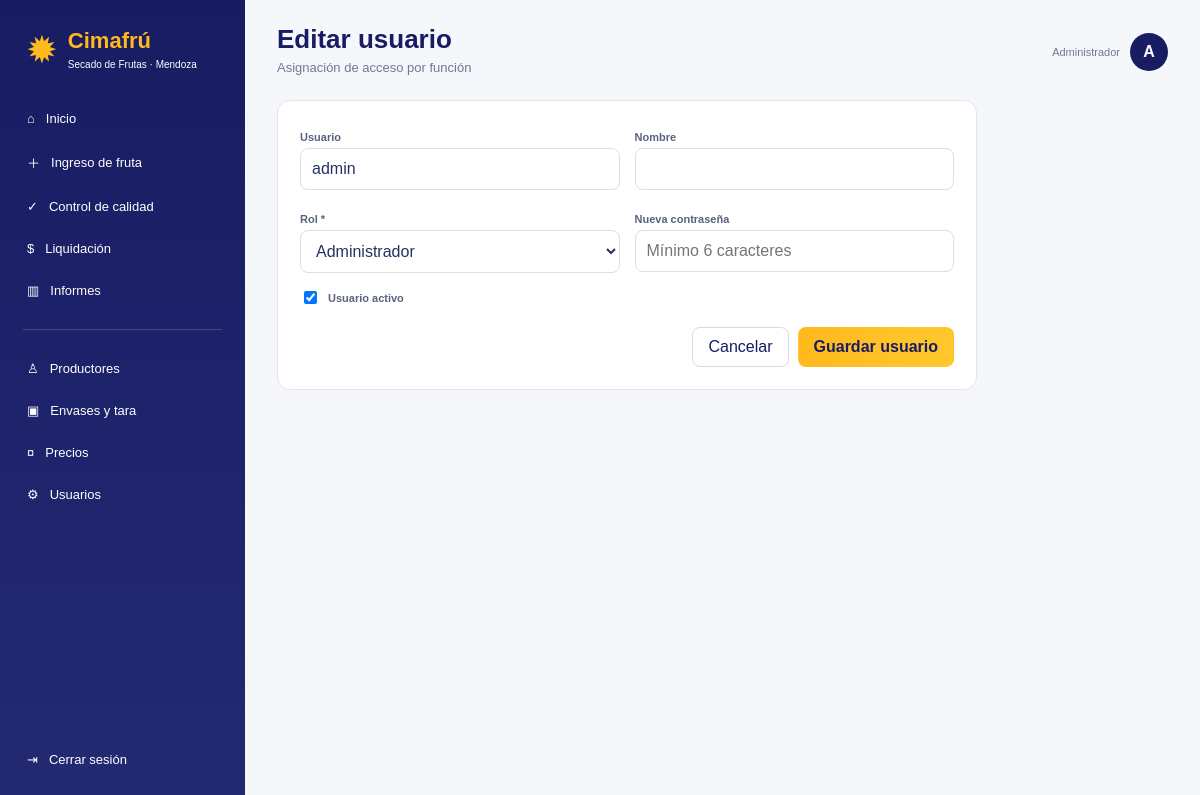
/usuarios/1/editar (signed in), run on the app's committed database.
### app.py (models this page shows)
class Usuario(UserMixin,db.Model):
    id=db.Column(db.Integer,primary_key=True); usuario=db.Column(db.String(100),unique=True,nullable=False)
    password=db.Column(db.String(200),nullable=False); nombre=db.Column(db.String(120),default='')
    rol=db.Column(db.String(30),default='general',nullable=False); activo=db.Column(db.Boolean,default=True,nullable=False)

### app.py (the view)
@app.route('/usuarios/<int:id>/editar',methods=['GET','POST'])
@roles_requeridos('administrador')
def editar_usuario(id):
    u=db.session.get(Usuario,id)
    if not u: abort(404)
    if request.method=='POST':
        u.nombre=request.form.get('nombre','').strip(); u.rol=request.form['rol']; u.activo='activo' in request.form
        if request.form.get('password'): u.password=generate_password_hash(request.form['password'])
        db.session.commit(); flash('Usuario actualizado.','success'); return redirect(url_for('usuarios'))
    return render_template('usuario_form.html',usuario=u)

### app.py (called while the page is built)
@login_manager.user_loader
def cargar_usuario(uid): return db.session.get(Usuario,int(uid))

@app.context_processor
def globals_template(): return {'ROLES':ROLES,'FRUTAS':FRUTAS,'VARIEDADES':VARIEDADES}

def roles_requeridos(*roles):
    def deco(view):
        @wraps(view)
        def wrapped(*args,**kwargs):
            if not current_user.is_authenticated: return login_manager.unauthorized()
            if not current_user.activo: logout_user(); flash('Usuario desactivado.','error'); return redirect(url_for('login'))
            if current_user.rol not in roles and current_user.rol!='administrador': abort(403)
            return view(*args,**kwargs)
        return wrapped
    return deco

@app.before_request
def bloquear_inactivos():
    if current_user.is_authenticated and not current_user.activo and request.endpoint not in ('logout','login','static'):
        logout_user(); return redirect(url_for('login'))

### templates/usuario_form.html
{% extends 'base.html' %}{% block title %}Usuario{% endblock %}{% block header %}{{'Editar usuario' if usuario else 'Crear usuario'}}{% endblock %}{% block subtitle %}Asignación de acceso por función{% endblock %}{% block content %}<form method="POST" class="card form-narrow"><div class="grid2">{% if not usuario %}<div><label>Usuario *</label><input name="usuario" required></div>{% else %}<div><label>Usuario</label><input value="{{usuario.usuario}}" disabled></div>{% endif %}<div><label>Nombre</label><input name="nombre" value="{{usuario.nombre if usuario else ''}}"></div><div><label>Rol *</label><select name="rol" required>{% for k,v in ROLES.items() %}<option value="{{k}}" {% if usuario and usuario.rol==k %}selected{% endif %}>{{v}}</option>{% endfor %}</select></div><div><label>{{'Nueva contraseña' if usuario else 'Contraseña *'}}</label><input name="password" type="password" {% if not usuario %}required{% endif %} minlength="6" placeholder="Mínimo 6 caracteres"></div></div>{% if usuario %}<label class="check"><input type="checkbox" name="activo" {% if usuario.activo %}checked{% endif %}> Usuario activo</label>{% endif %}<div class="form-actions"><a class="btn-secondary" href="{{url_for('usuarios')}}">Cancelar</a><button class="btn-primary">Guardar usuario</button></div></form>{% endblock %}

### templates/base.html (shortened to what this page needs)
<!doctype html><html lang="es"><head><link rel="stylesheet" href="{{ url_for('static',filename='estilos.css') }}"></head><body>
<aside class="sidebar"><div class="brand"><div class="brand-mark">✹</div><div><strong>Cimafrú</strong><small>Secado de Frutas · Mendoza</small></div></div><nav class="nav">
<a href="{{url_for('dashboard')}}">⌂ <span>Inicio</span></a>{% if current_user.rol in ['administrador','general','bascula'] %}<a href="{{url_for('ingreso_fruta')}}">＋ <span>Ingreso de fruta</span></a>{% endif %}{% if current_user.rol in ['administrador','general','calidad'] %}<a href="{{url_for('cola_calidad')}}">✓ <span>Control de calidad</span></a>{% endif %}{% if current_user.rol in ['administrador','general','liquidaciones'] %}<a href="{{url_for('liquidaciones')}}">$ <span>Liquidación</span></a>{% endif %}<a href="{{url_for('informes')}}">▥ <span>Informes</span></a><div class="nav-separator"></div>{% if current_user.rol in ['administrador','general','bascula'] %}<a href="{{url_for('productores')}}">♙ <span>Productores</span></a><a href="{{url_for('envases')}}">▣ <span>Envases y tara</span></a>{% endif %}{% if current_user.rol in ['administrador','general','precios'] %}<a href="{{url_for('precios')}}">¤ <span>Precios</span></a>{% endif %}{% if current_user.rol=='administrador' %}<a href="{{url_for('usuarios')}}">⚙ <span>Usuarios</span></a>{% endif %}</nav><a class="logout" href="{{url_for('logout')}}">⇥ <span>Cerrar sesión</span></a></aside>
<main class="contenido"><header class="topbar"><div><h1>{% block header %}{% endblock %}</h1><p>{% block subtitle %}{% endblock %}</p></div><div class="perfil"><span class="role">{{ ROLES.get(current_user.rol,current_user.rol) }}</span><div class="avatar">{{ current_user.usuario[0]|upper }}</div></div></header>{% block content %}{% endblock %}</main></body></html>

### static/estilos.css (style rules this page uses)
:root { --navy:#171c63;--navy2:#292f7b;--yellow:#ffb91d;--bg:#f5f7fb;--text:#26315f;--muted:#707996;--line:#e1e5ef;--green:#3da45b;--red:#d95c50 }
* { box-sizing:border-box }
body { margin:0;background:var(--bg);font-family:Arial,sans-serif;color:var(--text) }
a { text-decoration:none;color:inherit }
button,input,select,textarea { font:inherit }
.sidebar { position:fixed;left:0;top:0;bottom:0;width:245px;background:linear-gradient(180deg,var(--navy),#242a72);color:#fff;padding:22px 14px;display:flex;flex-direction:column;z-index:10 }
.brand { display:flex;gap:10px;align-items:center;padding:6px 12px 28px }
.brand-mark { font-size:38px;color:var(--yellow) }
.brand strong { display:block;color:var(--yellow);font-size:22px }
.brand small { font-size:10px }
.nav { display:flex;flex-direction:column;gap:5px }
.nav a,.logout { padding:11px 13px;border-radius:9px;display:flex;gap:11px;align-items:center;font-size:13px }
.nav-separator { height:1px;background:#ffffff28;margin:15px 9px }
.logout { margin-top:auto }
.contenido { margin-left:245px;padding:24px 32px;min-height:100vh }
.topbar { display:flex;justify-content:space-between;align-items:center;margin-bottom:20px }
.topbar h1 { margin:0;color:var(--navy);font-size:26px }
.topbar p { margin:5px 0;color:var(--muted);font-size:13px }
.perfil { display:flex;align-items:center;gap:10px }
.role { font-size:11px;color:var(--muted) }
.avatar { width:38px;height:38px;border-radius:50%;background:var(--navy);color:#fff;display:grid;place-items:center;font-weight:bold }
.stat,.quick,.card { background:#fff;border:1px solid var(--line);border-radius:13px }
.card { padding:22px;margin-bottom:16px }
.grid2 { display:grid;grid-template-columns:repeat(2,1fr);gap:15px }
.form-narrow { max-width:700px }
label { display:block;font-size:11px;font-weight:bold;color:#59637f;margin:8px 0 5px }
input,select,textarea { width:100%;padding:11px;border:1px solid #d9deea;border-radius:8px;background:#fff;color:var(--text) }
.btn-primary,.btn-secondary,.btn-small { display:inline-flex;align-items:center;justify-content:center;padding:10px 15px;border-radius:8px;border:1px solid transparent;cursor:pointer }
.btn-primary { background:linear-gradient(90deg,var(--yellow),#ffc82e);color:var(--navy);font-weight:bold }
.btn-secondary { border-color:#d5dbea;background:#fff;color:var(--navy) }
.form-actions { display:flex;justify-content:flex-end;gap:9px;margin-top:20px }
.check { display:flex;align-items:center;gap:8px;margin-top:15px }
.check input { width:auto }

### data on the page
Usuario: get "Administrador", usuario "A", usuario "admin", rol "Administrador", activo "☑"

### other printed values
{{ 'Editar usuario' if usuario else 'Crear usuario' }} "Editar usuario"
{{ 'Nueva contraseña' if usuario else 'Contraseña *' }} "Nueva contraseña"
